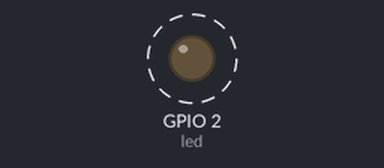
Bench run of a program on a simulated ESP32 board running MicroPython. Parts: output pins drawn as LEDs (lit = HIGH). Dashed ring = blinking.

Above: at 0.2 s.
Timing chart, 0 to 3.0 s (numbered marks = the images above):
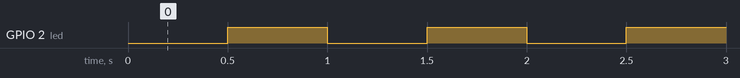

Measured:
- by itself, GPIO 2 (led): alternates HIGH for 0.50 s and LOW for 0.50 s

The program:

led_blink_timer.py
```python
from machine import Pin, Timer

led = Pin(2, Pin.OUT) # create output on GPIO2

def blink_isr(event):
    if led.value() == False:
        led.on()
    else:
        led.off()

blink_timer = Timer(1)
blink_timer.init(period = 500, mode = Timer.PERIODIC, callback = blink_isr)
```
